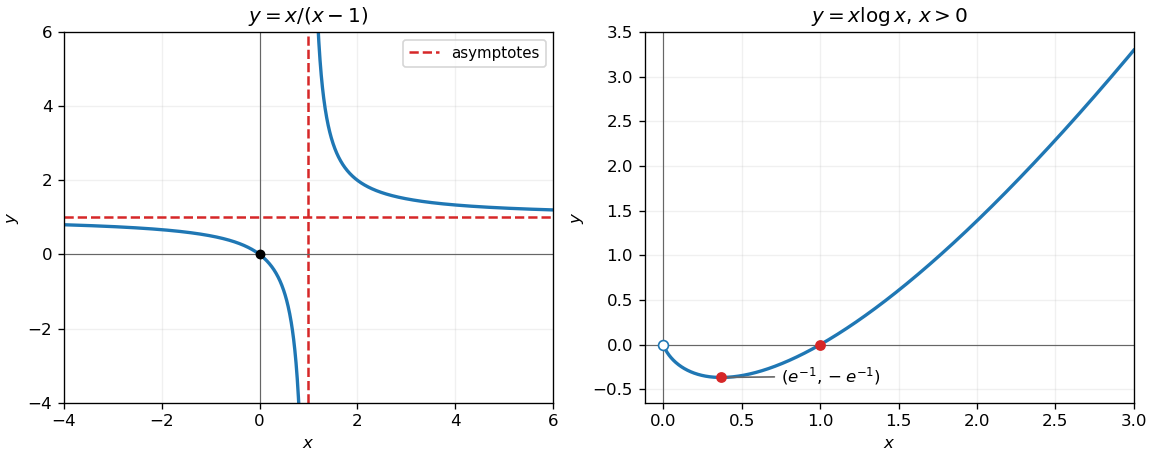

The Python source for this figure:
"""Original sketches; write the PNG into the current working directory."""
from pathlib import Path
import matplotlib
matplotlib.use("Agg")
import matplotlib.pyplot as plt
import numpy as np

fig, axes = plt.subplots(1, 2, figsize=(9.6, 3.8), layout="constrained")
ax = axes[0]
for lo, hi in [(-4, 0.95), (1.05, 6)]:
    x = np.linspace(lo, hi, 800)
    ax.plot(x, x / (x - 1), color="tab:blue", lw=2)
ax.axvline(1, color="tab:red", ls="--", label="asymptotes")
ax.axhline(1, color="tab:red", ls="--")
ax.scatter([0], [0], color="black", s=24, zorder=4)
ax.set(xlim=(-4, 6), ylim=(-4, 6), title=r"$y=x/(x-1)$")
ax.legend(fontsize=9)
ax = axes[1]
x = np.linspace(0.0001, 3, 1000)
ax.plot(x, x * np.log(x), color="tab:blue", lw=2)
ax.scatter([1 / np.e, 1], [-1 / np.e, 0], color="tab:red", s=30, zorder=4)
ax.scatter([0], [0], facecolor="white", edgecolor="tab:blue", s=35, zorder=5)
ax.annotate(r"$(e^{-1},-e^{-1})$", (1 / np.e, -1 / np.e), (0.75, -0.42),
            arrowprops={"arrowstyle": "-", "color": "0.4"}, fontsize=10)
ax.set(xlim=(-0.12, 3), ylim=(-0.65, 3.5), title=r"$y=x\log x$, $x>0$")
for ax in axes:
    ax.axhline(0, color="0.4", lw=0.7)
    ax.axvline(0, color="0.4", lw=0.7)
    ax.set(xlabel="$x$", ylabel="$y$")
    ax.grid(alpha=0.18)
fig.savefig(Path(__file__).with_suffix(".png").name, dpi=120, facecolor="white")
